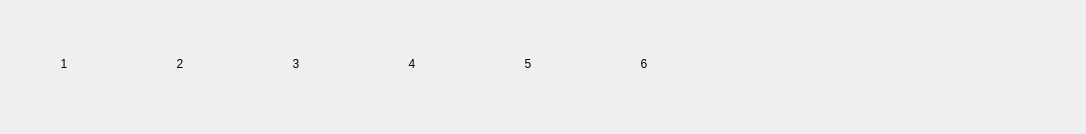
<?xml version="1.0" encoding="UTF-8"?>
<ui version="4.0">
 <class>newTiltltWidget</class>
 <widget class="QWidget" name="newTiltltWidget">
  <property name="geometry">
   <rect>
    <x>0</x>
    <y>0</y>
    <width>1086</width>
    <height>134</height>
   </rect>
  </property>
  <property name="maximumSize">
   <size>
    <width>16777215</width>
    <height>134</height>
   </size>
  </property>
  <property name="windowTitle">
   <string>Form</string>
  </property>
  <property name="styleSheet">
   <string notr="true">QWidget#newTitleWidget
{
background-color: rgba(0, 0, 0,0);
}
</string>
  </property>
  <layout class="QHBoxLayout" name="horizontalLayout_4">
   <property name="spacing">
    <number>0</number>
   </property>
   <property name="margin">
    <number>0</number>
   </property>
   <item>
    <widget class="QWidget" name="widget" native="true">
     <property name="styleSheet">
      <string notr="true">QWidget#widget
{
	background-color: rgba(0, 0, 0,0);
	border-image:none;
	border-image: url(:/images/images/back_title.png);
}

QLabel
{
	color: rgb(255, 255, 255);
}

QLabel#jky_icon
{
	
	border-image: url(:/images/images/facility.png);

}

QToolButton
{
	border-radius:3px;
	width:120px;
	height:120px;
}

</string>
     </property>
     <layout class="QHBoxLayout" name="horizontalLayout_3">
      <property name="spacing">
       <number>0</number>
      </property>
      <property name="margin">
       <number>0</number>
      </property>
      <item>
       <widget class="QWidget" name="tittleButtonWidget" native="true">
        <layout class="QHBoxLayout" name="horizontalLayout">
         <property name="bottomMargin">
          <number>15</number>
         </property>
         <item>
          <widget class="QToolButton" name="facilityManageButton">
           <property name="sizePolicy">
            <sizepolicy hsizetype="Preferred" vsizetype="Preferred">
             <horstretch>0</horstretch>
             <verstretch>0</verstretch>
            </sizepolicy>
           </property>
           <property name="minimumSize">
            <size>
             <width>110</width>
             <height>110</height>
            </size>
           </property>
           <property name="maximumSize">
            <size>
             <width>110</width>
             <height>110</height>
            </size>
           </property>
           <property name="font">
            <font>
             <weight>50</weight>
             <italic>false</italic>
             <bold>false</bold>
            </font>
           </property>
           <property name="text">
            <string>1</string>
           </property>
           <property name="iconSize">
            <size>
             <width>120</width>
             <height>120</height>
            </size>
           </property>
          </widget>
         </item>
         <item>
          <widget class="QToolButton" name="realtimeMonitorButton">
           <property name="sizePolicy">
            <sizepolicy hsizetype="Preferred" vsizetype="Preferred">
             <horstretch>0</horstretch>
             <verstretch>0</verstretch>
            </sizepolicy>
           </property>
           <property name="minimumSize">
            <size>
             <width>110</width>
             <height>110</height>
            </size>
           </property>
           <property name="maximumSize">
            <size>
             <width>110</width>
             <height>110</height>
            </size>
           </property>
           <property name="font">
            <font>
             <weight>50</weight>
             <italic>false</italic>
             <bold>false</bold>
            </font>
           </property>
           <property name="text">
            <string>2</string>
           </property>
           <property name="iconSize">
            <size>
             <width>120</width>
             <height>120</height>
            </size>
           </property>
          </widget>
         </item>
         <item>
          <widget class="QToolButton" name="statiaticalControlButton">
           <property name="sizePolicy">
            <sizepolicy hsizetype="Preferred" vsizetype="Preferred">
             <horstretch>0</horstretch>
             <verstretch>0</verstretch>
            </sizepolicy>
           </property>
           <property name="minimumSize">
            <size>
             <width>110</width>
             <height>110</height>
            </size>
           </property>
           <property name="maximumSize">
            <size>
             <width>110</width>
             <height>110</height>
            </size>
           </property>
           <property name="font">
            <font>
             <weight>50</weight>
             <italic>false</italic>
             <bold>false</bold>
            </font>
           </property>
           <property name="text">
            <string>3</string>
           </property>
           <property name="iconSize">
            <size>
             <width>120</width>
             <height>120</height>
            </size>
           </property>
          </widget>
         </item>
         <item>
          <widget class="QToolButton" name="offlineQueryButton">
           <property name="sizePolicy">
            <sizepolicy hsizetype="Preferred" vsizetype="Preferred">
             <horstretch>0</horstretch>
             <verstretch>0</verstretch>
            </sizepolicy>
           </property>
           <property name="minimumSize">
            <size>
             <width>110</width>
             <height>110</height>
            </size>
           </property>
           <property name="maximumSize">
            <size>
             <width>110</width>
             <height>110</height>
            </size>
           </property>
           <property name="font">
            <font>
             <weight>50</weight>
             <italic>false</italic>
             <bold>false</bold>
            </font>
           </property>
           <property name="text">
            <string>4</string>
           </property>
           <property name="iconSize">
            <size>
             <width>120</width>
             <height>120</height>
            </size>
           </property>
          </widget>
         </item>
         <item>
          <widget class="QToolButton" name="userManageButton">
           <property name="sizePolicy">
            <sizepolicy hsizetype="Preferred" vsizetype="Preferred">
             <horstretch>0</horstretch>
             <verstretch>0</verstretch>
            </sizepolicy>
           </property>
           <property name="minimumSize">
            <size>
             <width>110</width>
             <height>110</height>
            </size>
           </property>
           <property name="maximumSize">
            <size>
             <width>110</width>
             <height>110</height>
            </size>
           </property>
           <property name="font">
            <font>
             <weight>50</weight>
             <italic>false</italic>
             <bold>false</bold>
            </font>
           </property>
           <property name="text">
            <string>5</string>
           </property>
           <property name="iconSize">
            <size>
             <width>120</width>
             <height>120</height>
            </size>
           </property>
          </widget>
         </item>
         <item>
          <widget class="QToolButton" name="exitButton">
           <property name="sizePolicy">
            <sizepolicy hsizetype="Preferred" vsizetype="Preferred">
             <horstretch>0</horstretch>
             <verstretch>0</verstretch>
            </sizepolicy>
           </property>
           <property name="minimumSize">
            <size>
             <width>110</width>
             <height>110</height>
            </size>
           </property>
           <property name="maximumSize">
            <size>
             <width>110</width>
             <height>110</height>
            </size>
           </property>
           <property name="font">
            <font>
             <weight>50</weight>
             <italic>false</italic>
             <bold>false</bold>
            </font>
           </property>
           <property name="text">
            <string>6</string>
           </property>
           <property name="iconSize">
            <size>
             <width>120</width>
             <height>120</height>
            </size>
           </property>
          </widget>
         </item>
         <item>
          <widget class="QWidget" name="stateWidget" native="true">
           <layout class="QHBoxLayout" name="horizontalLayout_2">
            <item>
             <widget class="QLabel" name="localState">
              <property name="text">
               <string>.</string>
              </property>
             </widget>
            </item>
            <item>
             <widget class="QLabel" name="stateLight">
              <property name="text">
               <string>.</string>
              </property>
             </widget>
            </item>
           </layout>
          </widget>
         </item>
         <item>
          <spacer name="horizontalSpacer">
           <property name="orientation">
            <enum>Qt::Horizontal</enum>
           </property>
           <property name="sizeHint" stdset="0">
            <size>
             <width>40</width>
             <height>20</height>
            </size>
           </property>
          </spacer>
         </item>
        </layout>
       </widget>
      </item>
      <item>
       <widget class="QWidget" name="time_bar" native="true">
        <layout class="QVBoxLayout" name="verticalLayout">
         <property name="spacing">
          <number>0</number>
         </property>
         <property name="leftMargin">
          <number>0</number>
         </property>
         <property name="topMargin">
          <number>5</number>
         </property>
         <property name="rightMargin">
          <number>0</number>
         </property>
         <property name="bottomMargin">
          <number>5</number>
         </property>
         <item>
          <widget class="QLabel" name="jky_icon">
           <property name="text">
            <string/>
           </property>
           <property name="alignment">
            <set>Qt::AlignRight|Qt::AlignTrailing|Qt::AlignVCenter</set>
           </property>
          </widget>
         </item>
         <item>
          <widget class="QLabel" name="lbl_time">
           <property name="text">
            <string/>
           </property>
           <property name="alignment">
            <set>Qt::AlignCenter</set>
           </property>
          </widget>
         </item>
         <item>
          <widget class="QLabel" name="lbl_startTime">
           <property name="text">
            <string/>
           </property>
           <property name="alignment">
            <set>Qt::AlignCenter</set>
           </property>
          </widget>
         </item>
        </layout>
       </widget>
      </item>
     </layout>
    </widget>
   </item>
  </layout>
 </widget>
 <resources/>
 <connections/>
</ui>
